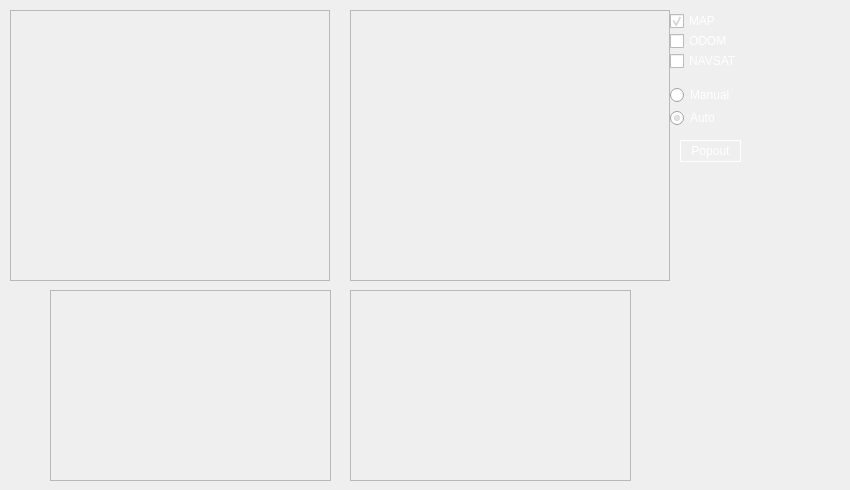
   <widget class="QWidget" name="sensor_display_tab">
    <property name="styleSheet">
     <string notr="true"/>
    </property>
    <attribute name="title">
     <string>Sensor Display</string>
    </attribute>
    <widget class="rqt_rover_gui::IMUFrame" name="imu_frame">
     <property name="geometry">
      <rect>
       <x>350</x>
       <y>290</y>
       <width>281</width>
       <height>191</height>
      </rect>
     </property>
     <property name="sizePolicy">
      <sizepolicy hsizetype="Fixed" vsizetype="Fixed">
       <horstretch>0</horstretch>
       <verstretch>0</verstretch>
      </sizepolicy>
     </property>
     <property name="frameShape">
      <enum>QFrame::StyledPanel</enum>
     </property>
     <property name="frameShadow">
      <enum>QFrame::Raised</enum>
     </property>
    </widget>
    <widget class="rqt_rover_gui::MapFrame" name="map_frame">
     <property name="geometry">
      <rect>
       <x>350</x>
       <y>10</y>
       <width>320</width>
       <height>271</height>
      </rect>
     </property>
     <property name="styleSheet">
      <string notr="true">border-color: rgb(255, 255, 255);</string>
     </property>
     <property name="frameShape">
      <enum>QFrame::StyledPanel</enum>
     </property>
     <property name="frameShadow">
      <enum>QFrame::Raised</enum>
     </property>
     <property name="lineWidth">
      <number>1</number>
     </property>
    </widget>
    <widget class="rqt_rover_gui::USFrame" name="us_frame">
     <property name="geometry">
      <rect>
       <x>50</x>
       <y>290</y>
       <width>281</width>
       <height>191</height>
      </rect>
     </property>
     <property name="frameShape">
      <enum>QFrame::StyledPanel</enum>
     </property>
     <property name="frameShadow">
      <enum>QFrame::Raised</enum>
     </property>
    </widget>
    <widget class="rqt_rover_gui::CameraFrame" name="camera_frame">
     <property name="geometry">
      <rect>
       <x>10</x>
       <y>10</y>
       <width>320</width>
       <height>271</height>
      </rect>
     </property>
     <property name="frameShape">
      <enum>QFrame::StyledPanel</enum>
     </property>
     <property name="frameShadow">
      <enum>QFrame::Raised</enum>
     </property>
    </widget>
    <widget class="QCheckBox" name="gps_checkbox">
     <property name="geometry">
      <rect>
       <x>670</x>
       <y>50</y>
       <width>81</width>
       <height>22</height>
      </rect>
     </property>
     <property name="toolTip">
      <string>&lt;html&gt;&lt;head/&gt;&lt;body&gt;&lt;p&gt;GPS aligned with the map output (mutually recursive with MAP)&lt;/p&gt;&lt;/body&gt;&lt;/html&gt;</string>
     </property>
     <property name="styleSheet">
      <string notr="true">color: rgb(255, 255, 255);</string>
     </property>
     <property name="text">
      <string>NAVSAT</string>
     </property>
     <property name="checked">
      <bool>false</bool>
     </property>
    </widget>
    <widget class="QCheckBox" name="ekf_checkbox">
     <property name="geometry">
      <rect>
       <x>670</x>
       <y>10</y>
       <width>91</width>
       <height>22</height>
      </rect>
     </property>
     <property name="toolTip">
      <string>&lt;html&gt;&lt;head/&gt;&lt;body&gt;&lt;p&gt;EKF combination of IMU, Encoders and GPS (mutually recursive with NAVSAT)&lt;/p&gt;&lt;/body&gt;&lt;/html&gt;</string>
     </property>
     <property name="styleSheet">
      <string notr="true">color: rgb(255, 255, 255);</string>
     </property>
     <property name="text">
      <string>MAP</string>
     </property>
     <property name="checked">
      <bool>true</bool>
     </property>
    </widget>
    <widget class="QCheckBox" name="encoder_checkbox">
     <property name="geometry">
      <rect>
       <x>670</x>
       <y>30</y>
       <width>81</width>
       <height>22</height>
      </rect>
     </property>
     <property name="toolTip">
      <string>&lt;html&gt;&lt;head/&gt;&lt;body&gt;&lt;p&gt;EKF combination of IMU and Encoders&lt;/p&gt;&lt;/body&gt;&lt;/html&gt;</string>
     </property>
     <property name="styleSheet">
      <string notr="true">color: rgb(255, 255, 255);</string>
     </property>
     <property name="text">
      <string>ODOM</string>
     </property>
     <property name="checked">
      <bool>false</bool>
     </property>
    </widget>
    <widget class="QRadioButton" name="map_manual_radio_button">
     <property name="enabled">
      <bool>true</bool>
     </property>
     <property name="geometry">
      <rect>
       <x>670</x>
       <y>85</y>
       <width>117</width>
       <height>20</height>
      </rect>
     </property>
     <property name="styleSheet">
      <string notr="true">color: rgb(255, 255, 255);</string>
     </property>
     <property name="text">
      <string>Manual</string>
     </property>
     <property name="checked">
      <bool>false</bool>
     </property>
     <attribute name="buttonGroup">
      <string notr="true">map_display_button_group</string>
     </attribute>
    </widget>
    <widget class="QRadioButton" name="map_auto_radio_button">
     <property name="enabled">
      <bool>true</bool>
     </property>
     <property name="geometry">
      <rect>
       <x>670</x>
       <y>110</y>
       <width>171</width>
       <height>16</height>
      </rect>
     </property>
     <property name="styleSheet">
      <string notr="true">color: rgb(255, 255, 255);</string>
     </property>
     <property name="text">
      <string>Auto</string>
     </property>
     <property name="checked">
      <bool>true</bool>
     </property>
     <attribute name="buttonGroup">
      <string notr="true">map_display_button_group</string>
     </attribute>
    </widget>
    <widget class="QPushButton" name="map_popout_button">
     <property name="enabled">
      <bool>true</bool>
     </property>
     <property name="geometry">
      <rect>
       <x>680</x>
       <y>140</y>
       <width>61</width>
       <height>22</height>
      </rect>
     </property>
     <property name="styleSheet">
      <string notr="true">color: rgb(255, 255, 255);
border-color: rgb(255, 255, 255);
border: 1px solid white; 
</string>
     </property>
     <property name="text">
      <string>Popout</string>
     </property>
    </widget>
   </widget>
